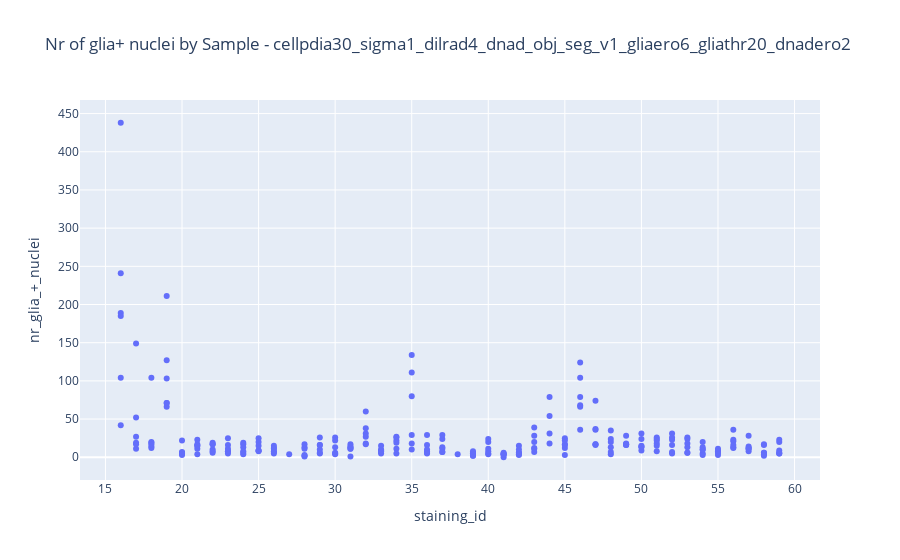

Write notebook code for a chart like this one.
### Code cell
# Create the plot
fig = px.scatter(df, x='staining_id', y='nr_glia_+_nuclei',
                 hover_data=['staining_id','index','filename'], title=f'Nr of glia+ nuclei by Sample - {title}')

# Show the plot
fig.show()

### Figure 1 — Plotly figure (JSON) as saved in the notebook; plotly's stock layout.template omitted (floating-point values rounded to 4 significant figures; data arrays with more than 128 entries replaced by an {"elided": "..."} marker saying what was removed)
{"data": [{"customdata": {"elided": "252x2 mixed values"}, "hovertemplate": "staining_id=%{x}<br>nr_glia_+_nuclei=%{y}<br>index=%{customdata[0]}<br>filename=%{customdata[1]}<extra></extra>", "legendgroup": "", "marker": {"color": "#636efa", "symbol": "circle"}, "mode": "markers", "name": "", "orientation": "v", "showlegend": false, "type": "scatter", "x": {"elided": "252 int values"}, "xaxis": "x", "y": {"elided": "252 int values"}, "yaxis": "y"}], "layout": {"legend": {"tracegroupgap": 0}, "title": {"text": "Nr of glia+ nuclei by Sample - cellpdia30_sigma1_dilrad4_dnad_obj_seg_v1_gliaero6_gliathr20_dnadero2"}, "xaxis": {"anchor": "y", "domain": [0, 1], "title": {"text": "staining_id"}}, "yaxis": {"anchor": "x", "domain": [0, 1], "title": {"text": "nr_glia_+_nuclei"}}}}
